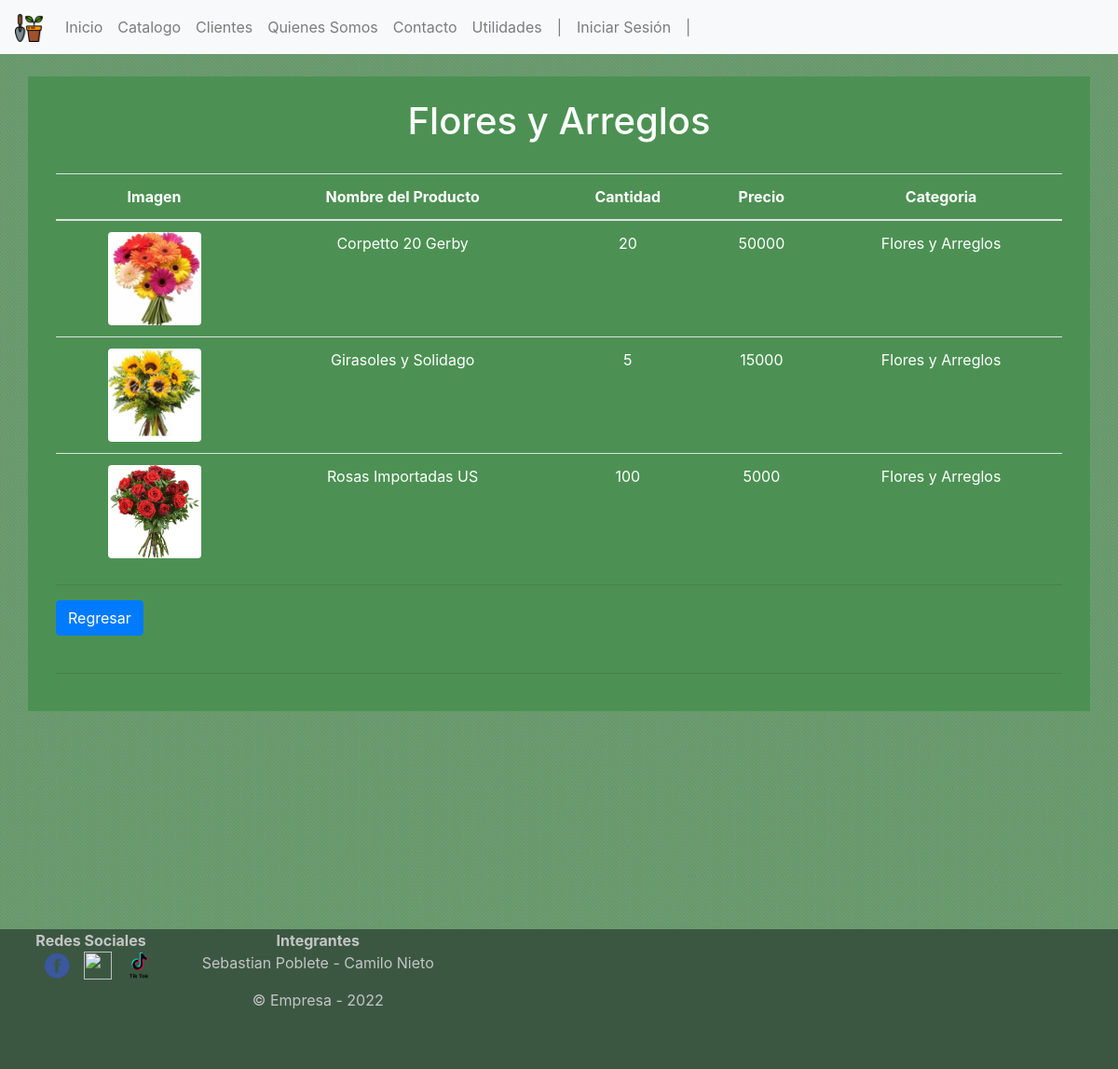
The page /catalogo_flores/ on the database its author committed.
### Jardineria/models.py (models this page shows, shortened)
class Producto (models.Model):
    foto = models.ImageField(upload_to="Producto", null=True, blank=True)
    nombre = models.CharField(max_length=40 ,primary_key=True, verbose_name='Nombre')
    cantidad = models.IntegerField(verbose_name='Cantidad Disponible')
    precio = models.IntegerField(verbose_name='Precio')
    categoria = models.ForeignKey(Categoria, on_delete=models.CASCADE)

class Categoria (models.Model):
    idCategoria = models.IntegerField(primary_key=True, verbose_name='ID de Categoría')
    nombreCategoria = models.CharField(max_length=40, verbose_name='Nombre de Categoría')
    def __str__(self):
        return self.nombreCategoria

### Jardineria/views.py (the view)
def catalogo_flores (request):
    producto = Producto.objects.filter(categoria = 3)
    datos = {
        'producto' : producto
        }
    return render(request, 'Catalogo_flores.html',datos)

### Jardineria/templates/Catalogo_flores.html (shortened to what this page needs)
<!DOCTYPE html>
<html lang="en">
<head>
    {% load static %}
    <link rel="stylesheet" href="{% static 'css/Estilos.css' %}">
    <link href="{% static 'css/bootstrap.min.css' %}" type="text/css" rel="stylesheet">
    <link rel="stylesheet" href="https://cdn.jsdelivr.net/npm/bootstrap@4.6.1/dist/css/bootstrap.min.css">
</head>
<body>
    <body background="{% static 'img/Imagenes/Color1.png'%}">
    <nav class="navbar navbar-expand-sm navbar-light bg-light">
    {% load static %}
    <a class="navbar-brand" href="#">
        <img src="{% static 'img/Logotipos/Logo.png'%}" width="30" height="30" alt="">
    </a>
    <div class="collapse navbar-collapse" id="opciones">
        <ul class="navbar-nav">
            <li class="nav-item">
                <a class="nav-link" href="{% url 'inicio' %}" onmouseover="style.color = 'green'" onmouseout="style.color= 'grey'">Inicio </a>
            </li>
            <li class="nav-item">
                <a class="nav-link" href="{% url 'catalogo' %}" onmouseover="style.color = 'green'" onmouseout="style.color= 'grey'">Catalogo</a>
            </li>
            <li class="nav-item">
                <a class="nav-link" href="{% url 'galeria_cliente' %}" onmouseover="style.color = 'green'" onmouseout="style.color= 'grey'">Clientes</a>
            </li>
            <li class="nav-item">
                <a class="nav-link" href="{% url 'somos' %}" onmouseover="style.color = 'green'" onmouseout="style.color= 'grey'">Quienes Somos</a>
            </li>
            <li class="nav-item">
                <a class="nav-link" href="{% url 'contacto' %}" onmouseover="style.color = 'green'" onmouseout="style.color= 'grey'">Contacto</a>
            </li>
            <li class="nav-item">
                <a class="nav-link" href="{% url 'utilidades' %}" onmouseover="style.color = 'green'" onmouseout="style.color= 'grey'">Utilidades</a>
            </li>
            {% if user.is_authenticated %}
            <li class="nav-item">
                <a class="nav-link" href="#" onmouseover="style.color = 'green'" onmouseout="style.color= 'grey'">|</a>
            </li>
            <li class="nav-item">
                <a class="nav-link" href="{% url 'inventario' %}" onmouseover="style.color = 'green'" onmouseout="style.color= 'grey'">Productos</a>
            <li class="nav-item">
                <a class="nav-link" href="{% url 'peticiones_contacto' %}" onmouseover="style.color = 'green'" onmouseout="style.color= 'grey'">Peticiones</a>
            </li>
            <li class="nav-item">
                <a class="nav-link" href="{% url 'cliente' %}" onmouseover="style.color = 'green'" onmouseout="style.color= 'grey'">Cliente</a>
            </li>
            <li class="nav-item">
                <a class="nav-link" href="#" onmouseover="style.color = 'green'" onmouseout="style.color= 'grey'">|</a>
            </li>
            <a class="nav-link" href="{% url 'logout' %}" onmouseover="style.color = 'green'" onmouseout="style.color= 'grey'">Cerrar Sesión</a>
            <li class="nav-item">
                <a class="nav-link" href="#" onmouseover="style.color = 'green'" onmouseout="style.color= 'grey'">|</a>
            </li>
            <li class="nav-item">
                <a class="nav-link" href="#" onmouseover="style.color = 'green'" onmouseout="style.color= 'grey'">Usuario: {{user.username}}</a>
            </li>
            {% else %}
            <li class="nav-item">
                <a class="nav-link" href="#" onmouseover="style.color = 'green'" onmouseout="style.color= 'grey'">|</a>
            </li>
            <a class="nav-link" href="{% url 'login' %}" onmouseover="style.color = 'green'" onmouseout="style.color= 'grey'">Iniciar Sesión</a>
            {% endif %}
            <li class="nav-item">
                <a class="nav-link" href="#" onmouseover="style.color = 'green'" onmouseout="style.color= 'grey'">|</a>
            </li>
        </ul>
    </div>
    </nav>
    <br>
<div class="container ColorContacto2" >
    <br>
    <div style="overflow-x:auto;" class="container">
        <h1 class="colorRG">Flores y Arreglos</h1>
        <br>
        <table class="table">
            <thead class="colorRG">
                <tr>
                    <th>Imagen</th>
                    <th>Nombre del Producto </th>
                    <th>Cantidad </th>
                    <th>Precio </th>
                    <th>Categoria</th>
                </tr>
            </thead>
            <tbody class="colorRG">
            {% for pro in producto %}
                <tr>
                    <td>{% if pro.foto %}
                    <img src="{{ pro.foto.url}}" class="rounded"width="100" height="100">
                    {% endif %}</td>
                    <td>{{ pro.nombre }}</td>
                    <td>{{ pro.cantidad }}</td>
                    <td>{{ pro.precio }}</td>
                    <td>{{ pro.categoria }}</td>
                </tr>
            {% endfor %}
            </tbody>
        </table>
        <hr>
        <a href= "{% url 'catalogo' %}" class="btn btn-primary" value="Limpiar">Regresar</a>
        <br>
        <br>
        <hr>
        <br>
    </div>
</div>
        <br>
        <br>
        <br>
        <br>
        <br>
        <br>
        <br>
        <br>
        <br>
        <br>
        <br>
        <br>
        <br>
        <br>
        <br>
        <br>
  <footer>
    <div class="row col-12">
        <div class="col-lg-2">
          <strong> Redes Sociales</strong>
            <div class="center-block">
              <a href="#"><img  src="{% static 'img/Logotipos/Facebook.png'%}"  alt="" width="30px" height="30px" style=" margin-left: 15px;">  </a>
              <a href="#"><img  src="{% static 'img/Logotipos/Instagram.png'%}" alt="" width="30px" height="30px" style=" margin-left: 10px;">  </a>
              <a href="#"><img  src="{% static 'img/Logotipos/TikTok.png'%}"    alt="" width="30px" height="30px" style=" margin-left: 10px;">  </a>
            </div>
        </div>
            <div class="col-lg-3">
                <strong>Integrantes</strong>
                <P>Sebastian Poblete - Camilo Nieto </P>
                <p>&copy; Empresa - 2022</p>
            </div>
        </div>
  </footer>
</body>
</html>

### Jardineria/static/css/estilos.css (style rules this page uses)
html { min-height: 100%; position: relative; }
body { margin: 0; margin-bottom: 40px; }
footer { background-color: #3b5742; position: absolute; height: 150px; bottom: 0; width: 100%; margin-top: 5px; color: #c5c5c5; text-align: center; }
.ColorContacto2 { background-color: #4c9153; color: rgb(255, 255, 255); }
.colorRG { color: white; text-align: center; }

### rows shown on the page
Producto: foto (picture), nombre "Corpetto 20 Gerby", cantidad "20", precio "50000", categoria "Flores y Arreglos"
Producto: foto (picture), nombre "Girasoles y Solidago", cantidad "5", precio "15000", categoria "Flores y Arreglos"
Producto: foto (picture), nombre "Rosas Importadas US", cantidad "100", precio "5000", categoria "Flores y Arreglos"
